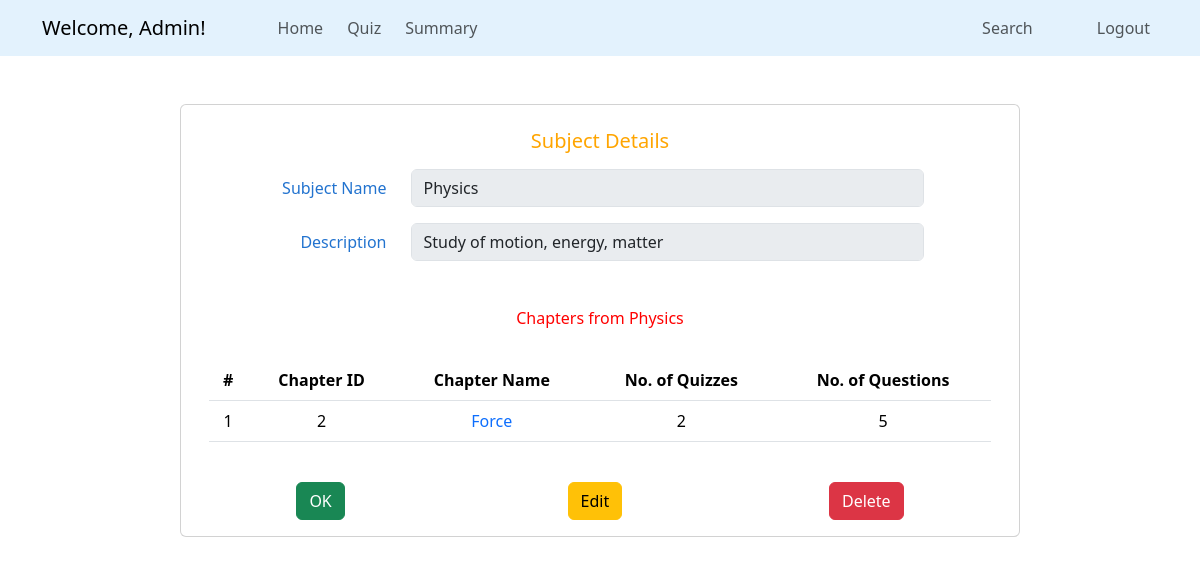
/admin/view_subject/2 (signed in), run on the app's committed database.
### quizapp/models.py (models this page shows, shortened)
class Subject(db.Model):
    sid = db.Column(db.Integer, primary_key = True)
    description = db.Column(db.Text, nullable = False)
    sname = db.Column(db.String(60), nullable = False, unique = True)
    chapters = db.relationship('Chapter', backref = 'subject', lazy = True, cascade = 'all, delete')

class Chapter(db.Model):
    cid = db.Column(db.Integer, primary_key = True)
    cname = db.Column(db.String(60), nullable = False)
    description = db.Column(db.Text, nullable = False)
    subjectid = db.Column(db.Integer, db.ForeignKey('subject.sid'), nullable = False)
    quizzes = db.relationship('Quiz', backref = 'chapter', lazy = True, cascade = 'all, delete')

### quizapp/routes.py (the view)
@app.route('/admin/view_subject/<int:sid>', methods = ['GET', 'POST'])
def view_subject(sid):
    if 'admin_id' in session:
        subject = Subject.query.get_or_404(sid)
        return render_template('admin/view_subject.html', subject = subject)
    flash('Login to access the page', 'danger')
    return redirect(url_for('admin_login'))

### quizapp/templates/admin/view_subject.html
{% extends "admin/base_dashboard.html" %}
{% block section %}
<div class="container card mt-5" style="max-width: 70%;">
    <form id="add-new" method="POST">
        <div class="card-body mt-2" style="color: #2273cf;">
            <div class="card-title text-center mb-3">
                <h5 style="color: orange;">Subject Details</h5>
            </div>
            <div class="row mb-3">
                <label for="sname" class="col-sm-3 col-form-label text-end">Subject Name</label>
                <div class="col-sm-8">
                    <input class="form-control" id="sname" name="sname" value="{{ subject.sname }}" disabled>
                </div>
            </div>
            <div class="row mb-3">
                <label for="description" class="col-sm-3 col-form-label text-end">Description</label>
                <div class="col-sm-8">
                    <input class="form-control" id="description" name="description" value="{{ subject.description }}"
                        disabled>
                </div>
            </div>
            <div class="row text-center mt-5" style="color: red;">
                <h6>Chapters from {{ subject.sname }}</h6>
            </div>
            <table class="table text-center mt-4">
                <thead>
                    <tr>
                        <th>#</th>
                        <th>Chapter ID</th>
                        <th>Chapter Name</th>
                        <th>No. of Quizzes</th>
                        <th>No. of Questions</th>
                    </tr>
                </thead>
                <tbody>
                    {% for chapter in subject.chapters%}
                    <tr>
                        <td>{{ loop.index }}</td>
                        <td>{{ chapter.cid }}</td>
                        <td><a href="{{ url_for('view_chapter', cid = chapter.cid) }}" class="text-decoration-none">
                                {{ chapter.cname }}
                            </a>
                        </td>
                        <td>{{ chapter.quizzes | length }}</td>
                        <td>{{ chapter.quizzes | map(attribute="question") | map("length") | sum }}</td>
                    </tr>
                    {% endfor %}
                </tbody>
            </table>
        </div>
    </form>
    <div class="d-flex justify-content-around mt-2 mb-3">
        <a href="{{ url_for('admin_dashboard') }}" class="btn btn-success me-3">OK</a>
        <a href="{{ url_for('edit_subject', sid = subject.sid) }}" class="btn btn-warning">Edit</a>
        <form action="{{ url_for('delete_subject', sid = subject.sid)}}" class="d-inline" method="POST">
            <button type="submit" class="btn btn-danger"
                onclick="return confirm('Are you sure, to delete this Subject?')">Delete</button>
        </form>
    </div>
</div>
{% endblock %}

### data on the page
Subject: sname "Physics", description "Study of motion, energy, matter"
Chapter: cid "2", cname "Force", quizzes|length "2", quizzes|map "5"

### other printed values
{{ session.get('admin_name') }} "Admin"
